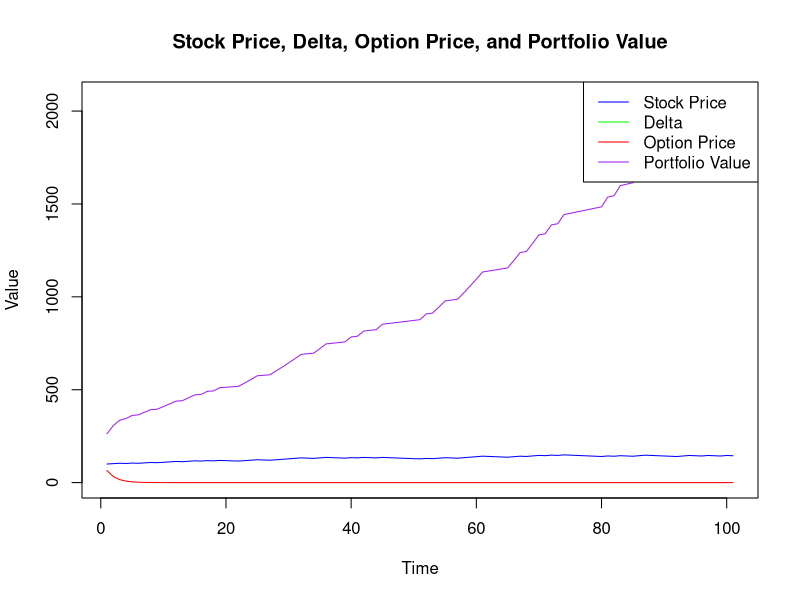
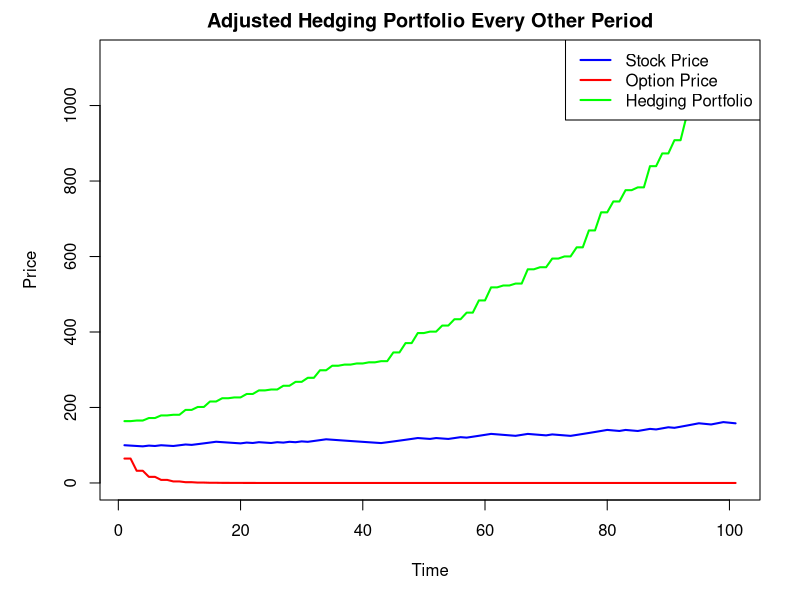
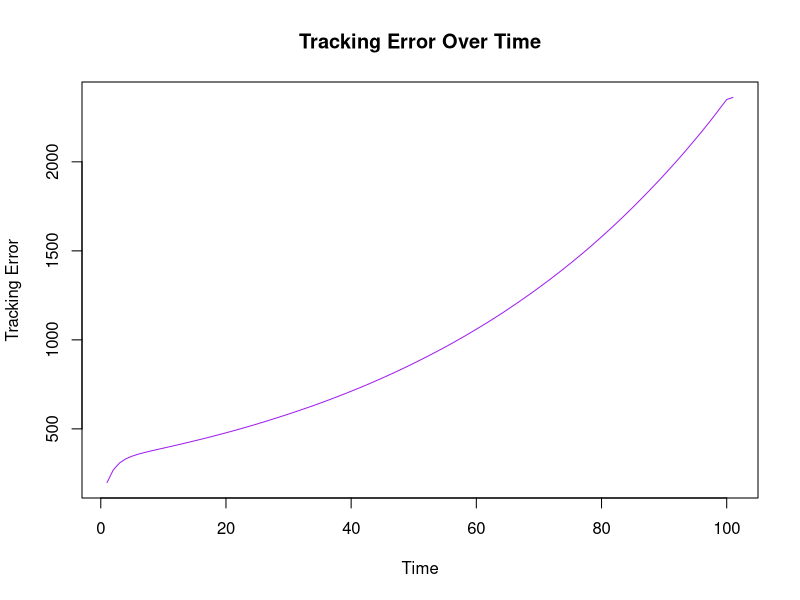

Write R code to recreate these figures, in order.
#####################################################################################################################################
##Exercise 2 
# Part (a): Generate Price Matrix and Delta Matrix
explicit_binomial_with_delta <- function(T, S, K, Ru, Rd) {
  # Initialize price matrix and delta matrix
  price_matrix <- matrix(0, nrow = T + 1, ncol = T + 1)
  delta_matrix <- matrix(0, nrow = T, ncol = T)
  
  # Calculate stock prices and option payoffs at maturity
  for (i in 0:T) {
    price_matrix[i + 1, T + 1] <- S * Ru^i * Rd^(T - i)  # Stock price at maturity
  }
  
  # Calculate the call option payoff at maturity
  price_matrix[, T + 1] <- pmax(price_matrix[, T + 1] - K, 0)  # Call payoff at maturity
  
  # Backward induction to calculate option prices and delta
  for (t in (T - 1):0) {
    for (i in 0:t) {
      # Option price at current time and state
      price_matrix[i + 1, t + 1] <- 0.5 * (price_matrix[i + 1, t + 2] + price_matrix[i + 2, t + 2])
      
      # Calculate delta (the option's sensitivity to the stock price)
      delta_matrix[i + 1, t + 1] <- (price_matrix[i + 2, t + 2] - price_matrix[i + 1, t + 2]) / (S * (Ru - Rd))
    }
  }
  
  return(list(price_matrix = price_matrix, delta_matrix = delta_matrix))
}

# Define parameters
T <- 100    # Number of time steps
S <- 100    # Initial stock price
K <- 100    # Strike price
Ru <- 1.02  # Upward factor
Rd <- 0.99  # Downward factor

# Generate price and delta matrices
result <- explicit_binomial_with_delta(T, S, K, Ru, Rd)

# Extract the price matrix and delta matrix
price_matrix <- result$price_matrix
delta_matrix <- result$delta_matrix
##########################################################################

# Part (b): Monte Carlo Simulation and Hedging Portfolio (Plotting stock price, delta, option price, and portfolio value on one graph)
hedging_portfolio <- function(T, S, K, Ru, Rd, delta_matrix) {
  # Initialize arrays for stock prices, option prices, portfolio values, and deltas
  stock_prices <- numeric(T + 1)
  option_prices <- numeric(T + 1)
  portfolio_values <- numeric(T + 1)
  deltas <- numeric(T + 1)
  
  # Initial stock price and option price
  stock_prices[1] <- S
  option_prices[1] <- price_matrix[1, 1]  # Price at time 0
  deltas[1] <- delta_matrix[1, 1]  # Delta at time 0
  
  # Initialize the portfolio at time 0
  portfolio_values[1] <- deltas[1] * S - (option_prices[1] - deltas[1] * S)
  
  # Simulate the binomial path and calculate the hedging portfolio
  for (t in 1:T) {
    # Update stock price based on upward or downward movement
    if (runif(1) < 0.5) {
      stock_prices[t + 1] <- stock_prices[t] * Ru  # Upward movement
    } else {
      stock_prices[t + 1] <- stock_prices[t] * Rd  # Downward movement
    }
    
    # Calculate delta at time t (use correct indexing)
    if (t < T) {
      deltas[t + 1] <- delta_matrix[t + 1, min(t + 1, T)]  # Ensure indexing is within bounds
    } else {
      deltas[t + 1] <- delta_matrix[t, T]  # At the final step, use last value
    }
    
    # Update option price (we assume option price follows backward induction logic)
    option_prices[t + 1] <- 0.5 * (option_prices[t] + option_prices[t + 1])
    
    # Update portfolio value at time t+1
    portfolio_values[t + 1] <- deltas[t + 1] * stock_prices[t + 1] - (option_prices[t + 1] - deltas[t + 1] * stock_prices[t + 1])
  }
  
  return(list(stock_prices = stock_prices, option_prices = option_prices, portfolio_values = portfolio_values, deltas = deltas))
}

# Run the simulation for hedging portfolio
hedging_result <- hedging_portfolio(T, S, K, Ru, Rd, delta_matrix)

# Set minimum and maximum values for the plot
min_value <- min(c(hedging_result$stock_prices, hedging_result$deltas * max(hedging_result$stock_prices), hedging_result$option_prices, hedging_result$portfolio_values))
max_value <- max(c(hedging_result$stock_prices, hedging_result$deltas * max(hedging_result$stock_prices), hedging_result$option_prices, hedging_result$portfolio_values))

# Create the initial plot for stock prices
plot(1:(T + 1), hedging_result$stock_prices, type = "l", col = "blue", 
     xlab = "Time", ylab = "Value", ylim = c(min_value, max_value), main = "Stock Price, Delta, Option Price, and Portfolio Value")

# Add lines for the remaining variables
lines(1:(T + 1), hedging_result$deltas * max_value, col = "green")  # Rescale delta to match range
lines(1:(T + 1), hedging_result$option_prices, col = "red")
lines(1:(T + 1), hedging_result$portfolio_values, col = "purple")

# Add a legend
legend("topright", legend = c("Stock Price", "Delta", "Option Price", "Portfolio Value"), 
       col = c("blue", "green", "red", "purple"), lty = 1)


#######################################################################################################################################################################################

# Part (c): Adjust Hedging Portfolio Every Other Period (Corrected Portfolio Calculation)
adjusted_hedging_portfolio <- function(T, S, K, Ru, Rd, delta_matrix, rebalancing_period = 2) {
  # Initialize arrays for stock prices, option prices, portfolio values, and deltas
  stock_prices <- numeric(T + 1)
  option_prices <- numeric(T + 1)
  portfolio_values <- numeric(T + 1)
  deltas <- numeric(T + 1)
  
  # Initial stock price and option price
  stock_prices[1] <- S
  option_prices[1] <- price_matrix[1, 1]  # Price at time 0
  deltas[1] <- delta_matrix[1, 1]  # Delta at time 0
  
  # Initialize the portfolio at time 0
  portfolio_values[1] <- deltas[1] * S  # Initial portfolio value: delta * stock price
  
  # Simulate the binomial path and adjust the portfolio every other period
  for (t in 1:T) {
    # Update stock price based on upward or downward movement
    if (runif(1) < 0.5) {
      stock_prices[t + 1] <- stock_prices[t] * Ru  # Upward movement
    } else {
      stock_prices[t + 1] <- stock_prices[t] * Rd  # Downward movement
    }
    
    # Rebalance the portfolio every other period
    if (t %% rebalancing_period == 0) {
      # Ensure delta_matrix indexing is within bounds, preventing out-of-bounds error
      delta_matrix_value <- ifelse(t < T, delta_matrix[t + 1, t + 1], delta_matrix[T, T])
      deltas[t + 1] <- delta_matrix_value
      
      # Recalculate the option price at each time step (Backward induction should have been done earlier)
      option_prices[t + 1] <- 0.5 * (option_prices[t] + option_prices[t + 1])  # Simple approximation for demonstration
      
      # Recalculate the portfolio value: delta * stock price
      portfolio_values[t + 1] <- deltas[t + 1] * stock_prices[t + 1]
    } else {
      # If no rebalancing is done, the portfolio value remains unchanged
      portfolio_values[t + 1] <- portfolio_values[t]  # Maintain previous portfolio value
      option_prices[t + 1] <- option_prices[t]  # Option price remains the same without rebalancing
    }
  }
  
  return(list(stock_prices = stock_prices, option_prices = option_prices, portfolio_values = portfolio_values, deltas = deltas))
}

# Run the simulation for adjusted portfolio
adjusted_portfolio_result <- adjusted_hedging_portfolio(T, S, K, Ru, Rd, delta_matrix)

# Set the plot size
par(mar = c(5, 5, 2, 2))  # Adjust margins to make room for labels and title
plot(1:(T + 1), adjusted_portfolio_result$stock_prices, type = "l", col = "blue", lwd = 2,
     xlab = "Time", ylab = "Price", main = "Adjusted Hedging Portfolio Every Other Period", ylim = range(c(adjusted_portfolio_result$stock_prices, adjusted_portfolio_result$option_prices, adjusted_portfolio_result$portfolio_values)))
lines(1:(T + 1), adjusted_portfolio_result$option_prices, col = "red", lwd = 2)
lines(1:(T + 1), adjusted_portfolio_result$portfolio_values, col = "green", lwd = 2)
legend("topright", legend = c("Stock Price", "Option Price", "Hedging Portfolio"), col = c("blue", "red", "green"), lty = 1, lwd = 2)

# Reset plotting parameters to default
par(mar = c(5, 4, 4, 2) + 0.1)


#############################################################################################################################################################################################################################################################################################################

# Part (d): Monte Carlo Method for Tracking Error
tracking_error_montecarlo <- function(T, S, K, Ru, Rd, N) {
  # Run Monte Carlo simulations
  tracking_errors <- numeric(T + 1)
  
  for (i in 1:N) {
    # Run a simulation
    portfolio_result <- hedging_portfolio(T, S, K, Ru, Rd, delta_matrix)
    
    # Calculate the difference between the portfolio and option prices at each time step
    error <- portfolio_result$portfolio_values - portfolio_result$option_prices
    
    # Calculate tracking error as the standard deviation of the errors
    tracking_errors <- tracking_errors + error^2
  }
  
  # Return the standard deviation as tracking error
  return(sqrt(tracking_errors / N))
}

# Define the number of Monte Carlo simulations
N <- 10000  # Set the number of simulations to your desired number

# Run the Monte Carlo method for tracking error calculation
tracking_error_result <- tracking_error_montecarlo(T, S, K, Ru, Rd, N)

# Plot the tracking error as a function of time
plot(1:(T + 1), tracking_error_result, type = "l", col = "purple", 
     xlab = "Time", ylab = "Tracking Error", main = "Tracking Error Over Time")
